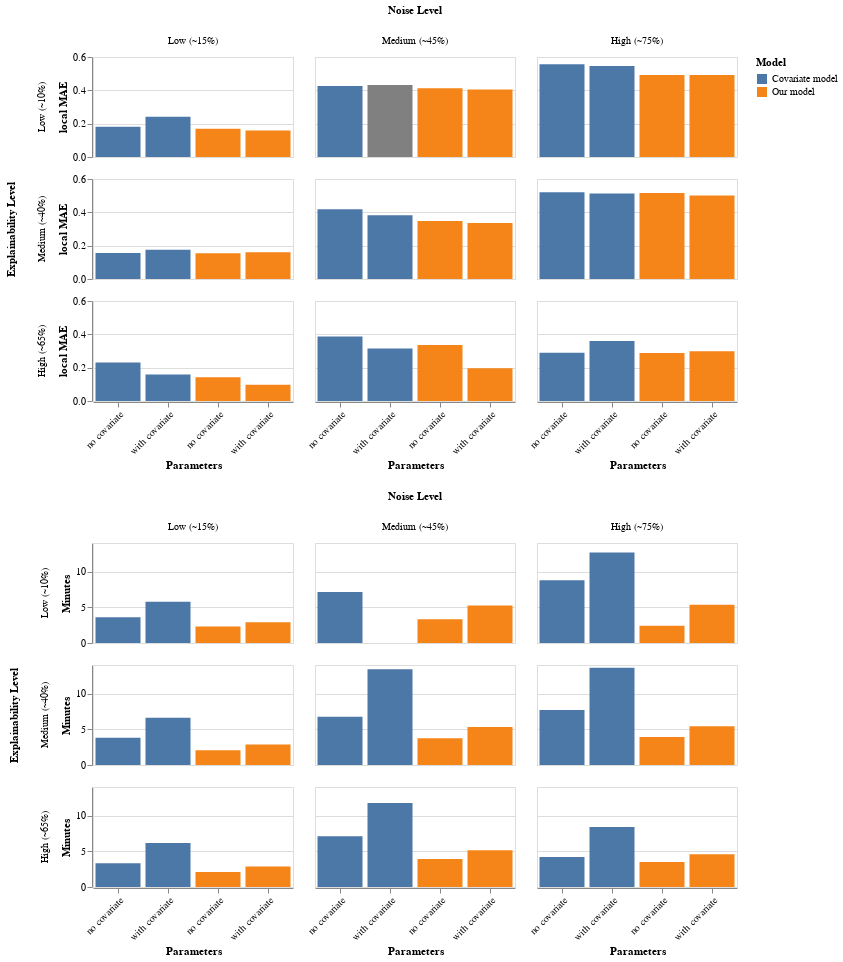

Notebook code cell kept with this figure:
### Code cell
plots = []
relabel = ""
for idx, param in zip(df["Partial Index"], df["Parameters"]):
    relabel += f"datum.label == {idx} ? '{param}' :"
relabel += "'NA'"
for field in ["local MAE", "local MSE", "global MAE", "global MSE", "Minutes"]:
    plots.append(alt.Chart(df).mark_bar().encode(
        x = alt.X(
            field="Partial Index",
            type="nominal",
            title="Parameters",
            axis=alt.Axis(labelExpr=relabel, labelAngle=-45),
            sort=alt.Sort(field="Index"),
        ),
        y = alt.Y(field=f"{field}", type="quantitative"),
        color = alt.condition(
            ~alt.datum.MCMC,
            alt.ColorValue("Gray"),
            alt.Column(field="Model", sort=alt.Sort(field="Index"))
        ),
    ).properties(
        width=200,
        height=100,
    ).facet(
        row=alt.Row(field="Explainability Level", sort=alt.Sort(field="Index")),
        column=alt.Column(field="Noise Level", sort=alt.Sort(field="Index")),
    ))
plots[0] & plots[4]
